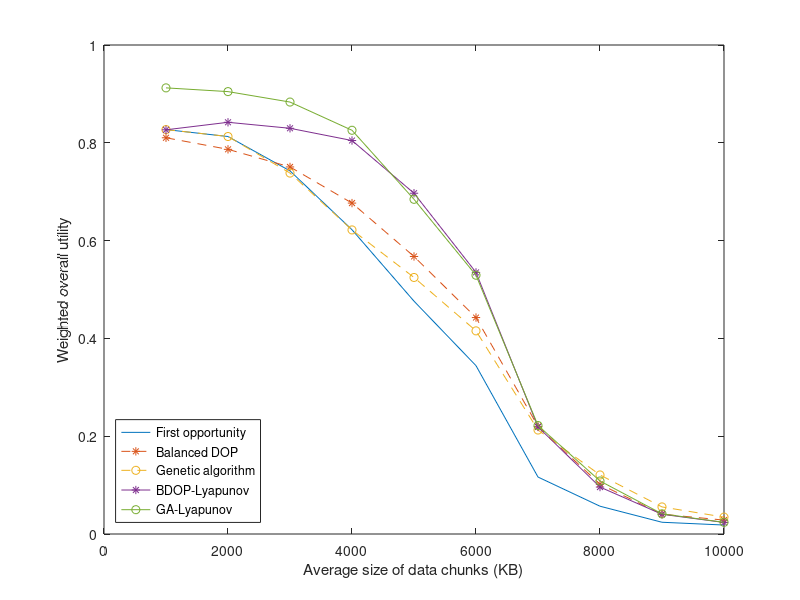
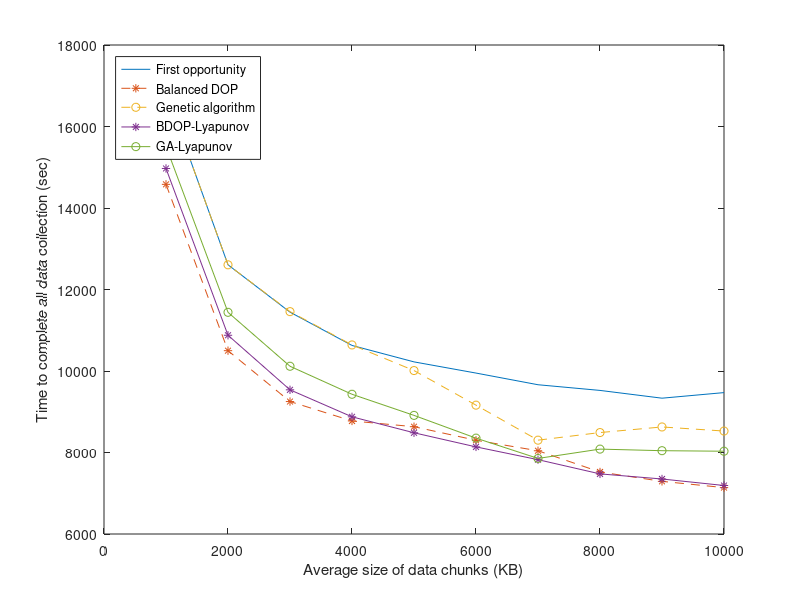

Write MATLAB code to recreate these figures, in order.
load('mat/half_ds_size_2.mat');

figure;
plot(size_of_ds, reward_total(:, 1), ...
    size_of_ds, reward_total(:, 4), '--*', ...
    size_of_ds, reward_total(:, 7), '--o', ...
    size_of_ds, reward_total(:, 6), '-*', ...
    size_of_ds, reward_total(:, 9), '-o');
xlabel('Average size of data chunks (KB)');
ylabel('Weighted overall utility');
legend('First opportunity', 'Balanced DOP', 'Genetic algorithm', ...
    'BDOP-Lyapunov', 'GA-Lyapunov', ...
    'Location', 'southwest');
saveas(gcf, 'fig_2/half_ds_size_2_x.fig');

figure;
plot(size_of_ds, length_task(:, 1), ...
    size_of_ds, length_task(:, 4), '--*', ...
    size_of_ds, length_task(:, 7), '--o', ...
    size_of_ds, length_task(:, 6), '-*', ...
    size_of_ds, length_task(:, 9), '-o');
xlabel('Average size of data chunks (KB)');
ylabel('Time to complete all data collection (sec)');
legend('First opportunity', 'Balanced DOP', 'Genetic algorithm', ...
    'BDOP-Lyapunov', 'GA-Lyapunov', ...
    'Location', 'northwest');
saveas(gcf, 'fig_2/half_ds_size_2_length_x.fig');
